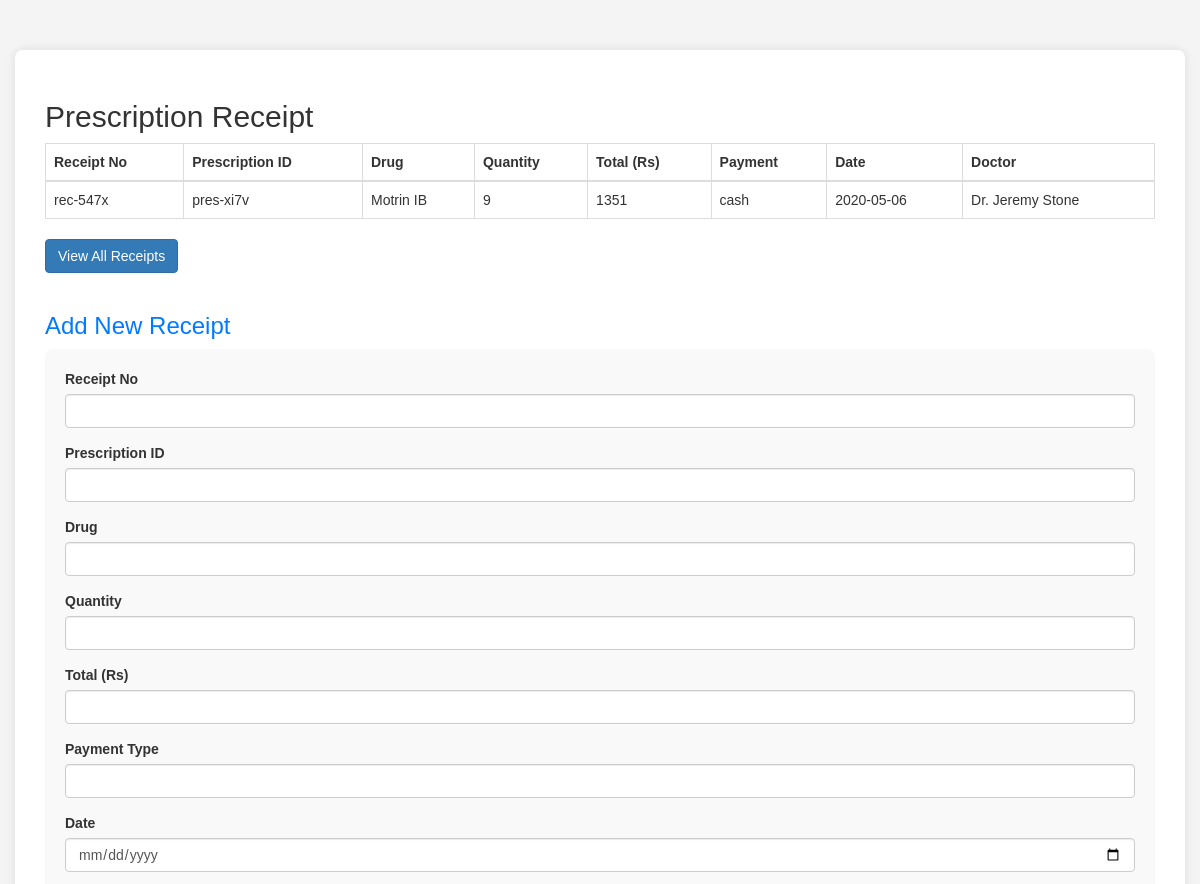
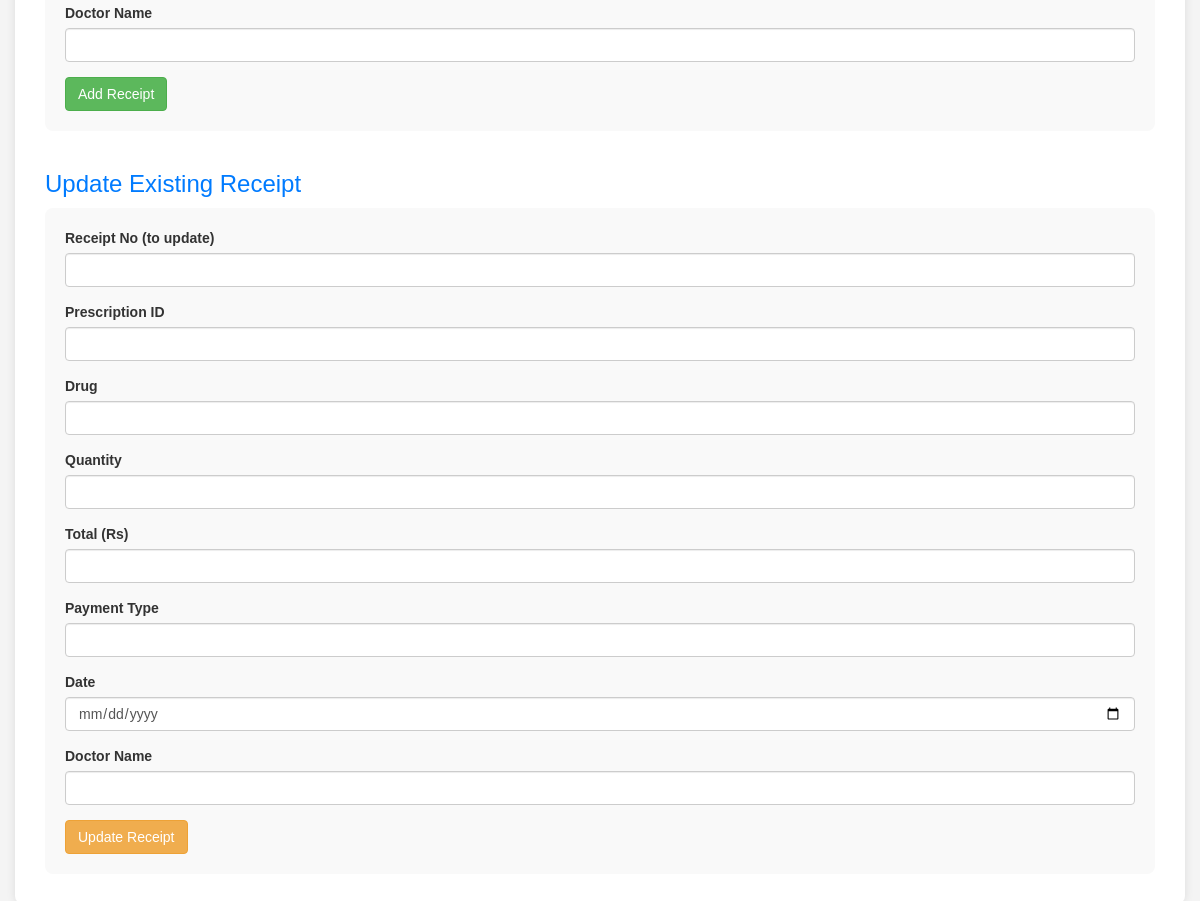
Screenshot of /process.php (signed in) with the database file from the repository (2 pictures, top to bottom).
### tables this page shows
CREATE TABLE `receipts` (
  `r_no` varchar(10) NOT NULL,
  `pres_id` varchar(10) NOT NULL,
  `drug` varchar(11) NOT NULL,
  `quantity` int(11) NOT NULL,
  `total` int(10) DEFAULT NULL,
  `pay_type` varchar(10) DEFAULT NULL,
  `served_by` varchar(20) DEFAULT NULL,
  `date` date DEFAULT NULL,
  `doctor_name` varchar(30) NOT NULL
);

### process.php (the view, shortened to what this page needs)
<?php
require_once "config.php";
$sql = "SELECT * FROM receipts ORDER BY date DESC LIMIT 1";
$result = mysqli_query($link, $sql);
$receipt = mysqli_fetch_assoc($result);
?>
<!DOCTYPE html>
<html lang="en">
<head>
    <link rel="stylesheet" href="https://maxcdn.bootstrapcdn.com/bootstrap/3.3.7/css/bootstrap.min.css">
</head>
<body>
<div class="container">
    <h2>Prescription Receipt</h2>
    <?php if ($receipt): ?>
        <table class='table table-bordered'>
            <thead>
                <tr>
                    <th>Receipt No</th>
                    <th>Prescription ID</th>
                    <th>Drug</th>
                    <th>Quantity</th>
                    <th>Total (Rs)</th>
                    <th>Payment</th>
                    <th>Date</th>
                    <th>Doctor</th>
                </tr>
            </thead>
            <tbody>
                <tr>
                    <td><?= htmlspecialchars($receipt['r_no']) ?></td>
                    <td><?= htmlspecialchars($receipt['pres_id']) ?></td>
                    <td><?= htmlspecialchars($receipt['drug']) ?></td>
                    <td><?= htmlspecialchars($receipt['quantity']) ?></td>
                    <td><?= htmlspecialchars($receipt['total']) ?></td>
                    <td><?= htmlspecialchars($receipt['pay_type']) ?></td>
                    <td><?= htmlspecialchars($receipt['date']) ?></td>
                    <td><?= htmlspecialchars($receipt['doctor_name']) ?></td>
                </tr>
            </tbody>
        </table>
    <?php else: ?>
        <div class='alert alert-warning'><strong>No prescription details found.</strong></div>
    <?php endif; ?>
    <a href="receipts.php" class="btn btn-primary">View All Receipts</a>
    <h3 class="form-title">Add New Receipt</h3>
    <form method="post" class="form-section">
        <div class="form-group"><label>Receipt No</label><input type="text" name="r_no" class="form-control" required></div>
        <div class="form-group"><label>Prescription ID</label><input type="text" name="pres_id" class="form-control" required></div>
        <div class="form-group"><label>Drug</label><input type="text" name="drug" class="form-control" required></div>
        <div class="form-group"><label>Quantity</label><input type="number" name="quantity" class="form-control" required></div>
        <div class="form-group"><label>Total (Rs)</label><input type="number" step="0.01" name="total" class="form-control" required></div>
        <div class="form-group"><label>Payment Type</label><input type="text" name="pay_type" class="form-control" required></div>
        <div class="form-group"><label>Date</label><input type="date" name="date" class="form-control" required></div>
        <div class="form-group"><label>Doctor Name</label><input type="text" name="doctor_name" class="form-control" required></div>
        <input type="submit" value="Add Receipt" class="btn btn-success">
    </form>
    <h3 class="form-title">Update Existing Receipt</h3>
    <form method="post" class="form-section">
        <div class="form-group"><label>Receipt No (to update)</label><input type="text" name="r_no" class="form-control" required></div>
        <div class="form-group"><label>Prescription ID</label><input type="text" name="pres_id" class="form-control" required></div>
        <div class="form-group"><label>Drug</label><input type="text" name="drug" class="form-control" required></div>
        <div class="form-group"><label>Quantity</label><input type="number" name="quantity" class="form-control" required></div>
        <div class="form-group"><label>Total (Rs)</label><input type="number" step="0.01" name="total" class="form-control" required></div>
        <div class="form-group"><label>Payment Type</label><input type="text" name="pay_type" class="form-control" required></div>
        <div class="form-group"><label>Date</label><input type="date" name="date" class="form-control" required></div>
        <div class="form-group"><label>Doctor Name</label><input type="text" name="doctor_name" class="form-control" required></div>
        <input type="submit" value="Update Receipt" class="btn btn-warning">
    </form>
</div>
</body>
</html>

### process.php (style rules this page uses)
body { padding-top: 50px; background-color: #f4f4f4; font-family: Arial, sans-serif; }
.container { background-color: #fff; padding: 30px; box-shadow: 0 0 10px rgba(0,0,0,0.1); border-radius: 8px; margin-bottom: 30px; }
.form-title { margin-top: 40px; color: #007BFF; }
.form-section { background: #f9f9f9; padding: 20px; border-radius: 8px; margin-top: 10px; }

### rows the page displays
receipts: r_no "rec-547x", pres "pres-xi7v", drug "Motrin IB", quantity "9", total "1351", pay_type "cash", date "2020-05-06", doctor_name "Dr. Jeremy Stone"
